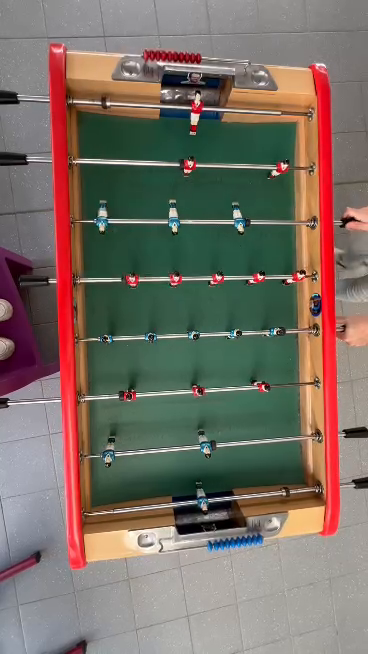
#> input picture frame 76 of Data/babyfoot3.mp4, 368 x 654 px
$ python babyfoot_track.py
#> lines starting #> are read from the running program, lines starting #| are printed output that depends on the picture; after the words box and inside, x2 and y2 are one past the last pixel; in counts of white or black regions, pixels touching at a corner belong together
import cv2 as cv
import numpy as np

def main():
    print("---Début de l'analyse---")

    cap = cv.VideoCapture("Data/babyfoot3.mp4")

    if not cap.isOpened():
        print("Erreur : Echec de lecture.")
        return

    print("Détection en cours...\n")
    print("Pause: p\nPlay: n'importe quelle touche\nQuitter: q\n")

    while True:
        ret, frame = cap.read()
#> frame is the input picture: shape (654, 368, 3); mean B, G, R 101.1, 110.4, 121.5

        if not ret:
            print("-Fin de la vidéo.")
            break


        fen_resized_origine = cv.resize(frame, (0,0), fx=0.75, fy=0.75)
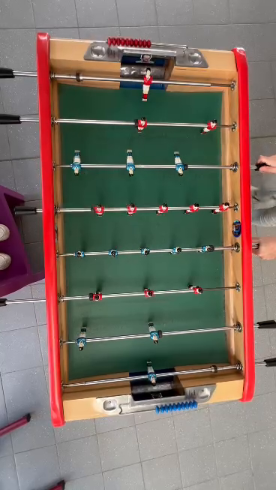
#> fen_resized_origine: shape (490, 276, 3); mean B, G, R 101, 110.4, 121.4

        # Niveau de gris et HSV
        gray = cv.cvtColor(fen_resized_origine, cv.COLOR_BGR2GRAY)
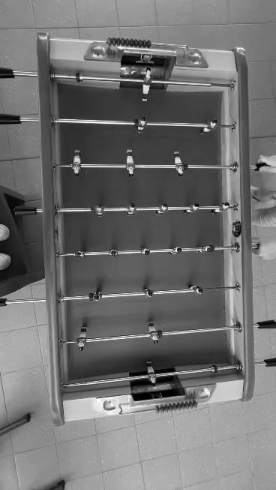
#> gray: shape (490, 276); min 0, max 253, mean 112.6
        hsv = cv.cvtColor(fen_resized_origine, cv.COLOR_BGR2HSV)
#> hsv: shape (490, 276, 3); mean H, S, V 64.8, 77.8, 133
        min_green = np.array([35, 40, 40])
        max_green = np.array([85, 255, 255])

        fen_res = np.zeros_like(fen_resized_origine)

        # Terrain avec masque vert
        mask_green = cv.inRange(hsv,min_green, max_green)
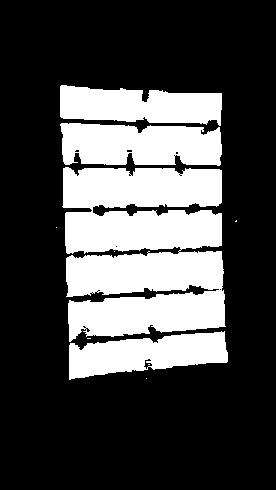
#> mask_green: shape (490, 276); 29% white; 10 white regions (6 under 20 px), largest, box (x1, y1, x2, y2) and area: (62, 167, 226, 342) 23435, (60, 123, 222, 166) 5925, (60, 85, 222, 126) 4943, (69, 331, 228, 380) 4919
        medianBlur = cv.medianBlur(mask_green, 11)
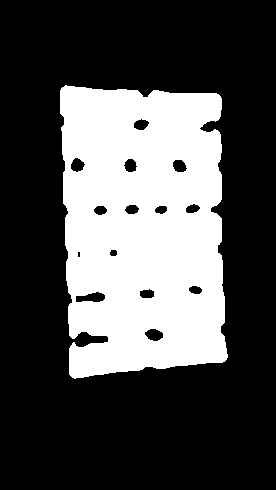
#> medianBlur: shape (490, 276); 30.9% white; 1 white region
        contours, hierrarchy = cv.findContours(medianBlur, cv.RETR_EXTERNAL, cv.CHAIN_APPROX_SIMPLE)
#> contours = 1 contour; box (x1, y1, x2, y2) and area: (60, 85, 228, 379) 42695

        terrain_contour = max(contours, key=cv.contourArea)
#> terrain_contour = contour of 263 points, box (x1, y1, x2, y2) (60, 85, 228, 379), area 42695
        perimetre = cv.arcLength(terrain_contour, True)
#> perimetre = 1057.5
        approx_polygone = cv.approxPolyDP(terrain_contour, 0.04 * perimetre, True)
#> approx_polygone = [[65, 85], [69, 374], [224, 361], [220, 96]]

        mask_rectangle = np.zeros_like(fen_resized_origine)
        cv.drawContours(fen_res, [approx_polygone], -1, (255,255,255), -1)
#> fen_res: shape (490, 276, 3); 32.1% white; 1 white region, box (x1, y1, x2, y2) and area: (65, 85, 225, 375) 43372

        # Balle avec masque jaune-orang
        min_balle = np.array([5, 100, 100])
        max_balle = np.array([25, 255, 255])
        mask_balle = cv.inRange(hsv, min_balle, max_balle)
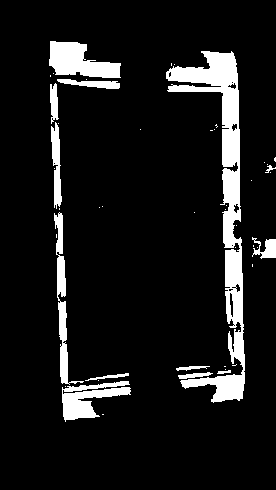
#> mask_balle: shape (490, 276); 9.8% white; 47 white regions (34 under 20 px), largest, box (x1, y1, x2, y2) and area: (166, 51, 245, 403) 7039, (49, 41, 121, 78) 1656, (62, 381, 131, 422) 1378

        # Noyau 5x5 pixels
        kernel = np.ones((5, 5), np.uint8)
        # dilatation grossit le blanc pour recoller les morceaux de la balle
        mask_balle_dilate = cv.dilate(mask_balle, kernel, iterations=1)
#> mask_balle_dilate: shape (490, 276); 15.1% white; 9 white regions, largest, box (x1, y1, x2, y2) and area: (164, 49, 247, 405) 10629, (47, 39, 133, 424) 8829, (250, 235, 276, 261) 579

        mask_balle_blurred = cv.medianBlur(mask_balle_dilate, 3)
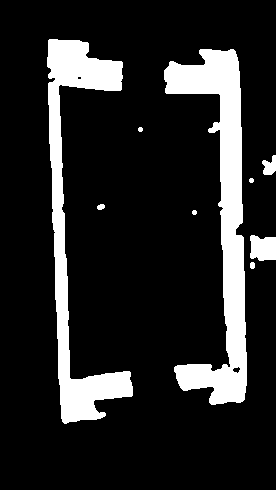
#> mask_balle_blurred: shape (490, 276); 15.1% white; 9 white regions, largest, box (x1, y1, x2, y2) and area: (164, 49, 247, 405) 10637, (47, 39, 133, 424) 8845, (250, 235, 276, 261) 579
        circles = cv.HoughCircles(mask_balle_blurred, cv.HOUGH_GRADIENT, 1, 30, param1=20, param2=10, minRadius=3, maxRadius=10)
#> circles = [[252.5, 265.5, 9.3]]

        if circles is not None:
            # COnversion Int
            circles = np.uint16(np.around(circles))
#> circles = [[252, 266, 9]]

            for c in circles[0,:]:
                center_x, center_y, radius = int(c[0]), int(c[1]), int(c[2])

                if approx_polygone is not None:
                    est_dedans = cv.pointPolygonTest(approx_polygone, (center_x, center_y), False)

                    if est_dedans >= 0:
                        # contour
                        cv.circle(fen_res, (center_x, center_y), radius, (0, 0, 255), 2)
#> this loop made 1 pass
#> (center_x, center_y, radius, est_dedans) on pass 1: (252, 266, 9, -1)

        cv.imshow("Origine", fen_resized_origine)

        cv.imshow("gray_bkurred", mask_balle_blurred)
        edges_debug = cv.Canny(mask_balle_blurred, 10, 20)
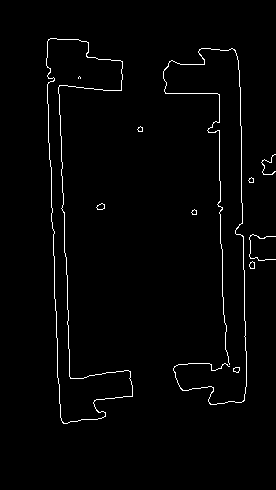
#> edges_debug: shape (490, 276); 1.7% white in thin lines or dots, all inside (x1, y1, x2, y2) = (46, 38, 276, 424)
        cv.imshow("Vision interne (Bords de la balle ?)", edges_debug)

        cv.imshow("Résultat", fen_res)


        key =  cv.waitKey(25) & 0xFF
#> (key q is pressed here)
        if key == ord('q'): # quitter
            break
        elif key == ord('p'): # pause
            cv.waitKey(0)


    #Libération des ressources
    cap.release()
    cv.destroyAllWindows()

if __name__ == "__main__":
    main()

$ run again, starting later in the video
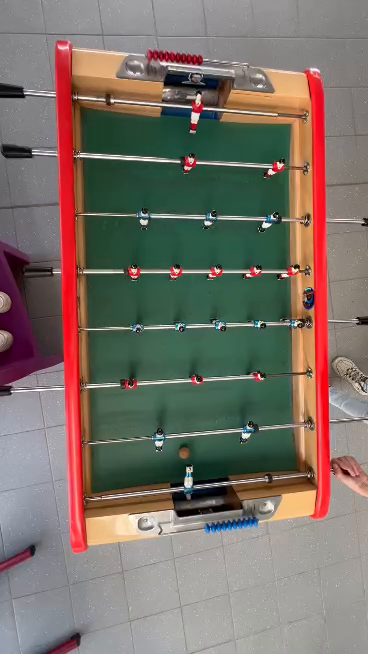
#> input picture frame 344 of Data/babyfoot3.mp4, 368 x 654 px
#> in main, frame is the input picture: shape (654, 368, 3); mean B, G, R 104.2, 112.6, 122.6
#> hsv: shape (490, 276, 3); mean H, S, V 68.7, 73.3, 133.6
#> in main, `mask_green = cv.inRange(hsv,min_green, max_green)`:
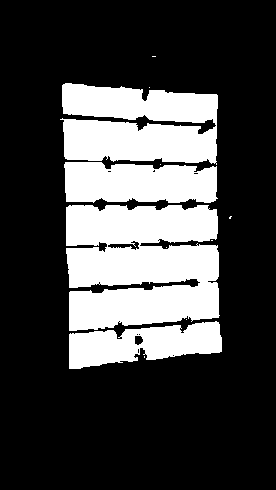
#> mask_green: shape (490, 276); 27.3% white; 12 white regions (8 under 20 px), largest, box (x1, y1, x2, y2) and area: (66, 205, 220, 331) 16507, (60, 83, 218, 165) 10222, (64, 162, 218, 203) 5518, (69, 321, 222, 369) 4667
#> medianBlur: shape (490, 276); 29.1% white; 1 white region
#> contours = 1 contour; box (x1, y1, x2, y2) and area: (62, 83, 222, 369) 40066
#> terrain_contour = contour of 229 points, box (x1, y1, x2, y2) (62, 83, 222, 369), area 40066
#> perimetre = 938.1
#> approx_polygone = [[67, 83], [70, 365], [218, 351], [216, 97]]
#> mask_balle: shape (490, 276); 8.4% white; 43 white regions (30 under 20 px), largest, box (x1, y1, x2, y2) and area: (165, 54, 238, 390) 6241, (55, 119, 124, 375) 1553, (54, 39, 124, 77) 1535
#> mask_balle_dilate: shape (490, 276); 13.3% white; 12 white regions, largest, box (x1, y1, x2, y2) and area: (163, 52, 240, 392) 9530, (52, 37, 133, 411) 7803, (246, 342, 265, 359) 194
#> mask_balle_blurred: shape (490, 276); 13.3% white; 11 white regions, largest, box (x1, y1, x2, y2) and area: (163, 52, 240, 392) 9559, (52, 37, 133, 411) 7815, (246, 342, 265, 359) 191
#> in main, `circles = cv.HoughCircles(mask_balle_blurred, cv.HOUGH_GRADIENT, 1, 30..`: circles = [[137.5, 339.5, 4.6]]
#> in main, `circles = np.uint16(np.around(circles))`: circles = [[138, 340, 5]]
#> the loop in main, `for c in circles[0,:]:` made 1 pass
#> (center_x, center_y, radius, est_dedans) on pass 1: (138, 340, 5, 1)
#> in main, `edges_debug = cv.Canny(mask_balle_blurred, 10, 20)`:
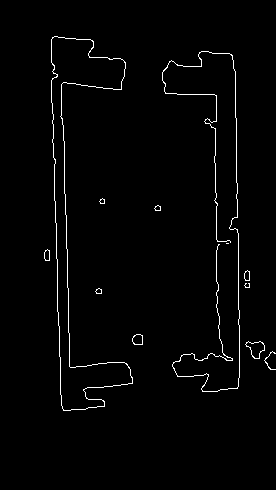
#> edges_debug: shape (490, 276); 1.7% white in thin lines or dots, all inside (x1, y1, x2, y2) = (44, 36, 276, 411)

$ run again, starting later in the video
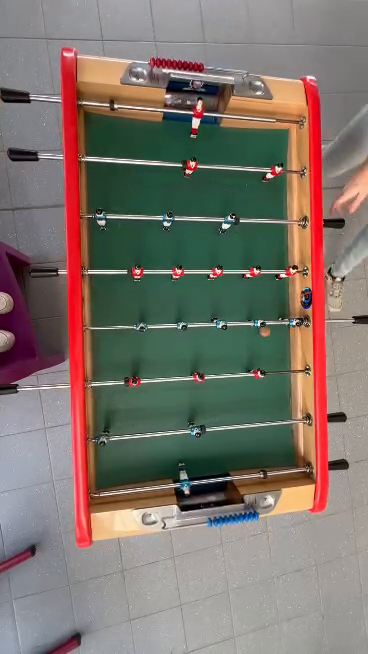
#> input picture frame 612 of Data/babyfoot3.mp4, 368 x 654 px
#> in main, frame is the input picture: shape (654, 368, 3); mean B, G, R 107.8, 115.5, 125.3
#> hsv: shape (490, 276, 3); mean H, S, V 70.9, 69.7, 135.9
#> in main, `mask_green = cv.inRange(hsv,min_green, max_green)`:
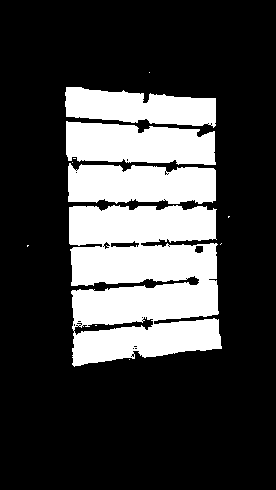
#> mask_green: shape (490, 276); 25.7% white; 12 white regions (8 under 20 px), largest, box (x1, y1, x2, y2) and area: (69, 205, 222, 367) 20030, (66, 121, 216, 165) 5288, (68, 163, 216, 204) 5163, (65, 87, 216, 128) 4252
#> medianBlur: shape (490, 276); 27.3% white; 1 white region
#> contours = 1 contour; box (x1, y1, x2, y2) and area: (65, 87, 221, 366) 37602
#> terrain_contour = contour of 239 points, box (x1, y1, x2, y2) (65, 87, 221, 366), area 37602
#> perimetre = 942.3
#> approx_polygone = [[70, 87], [73, 361], [216, 348], [214, 101]]
#> fen_res: shape (490, 276, 3); 27.9% white; 1 white region, box (x1, y1, x2, y2) and area: (70, 87, 217, 362) 37787
#> mask_balle: shape (490, 276); 7.8% white; 52 white regions (44 under 20 px), largest, box (x1, y1, x2, y2) and area: (164, 60, 237, 385) 6102, (62, 206, 133, 408) 1769, (57, 44, 125, 81) 1445
#> mask_balle_dilate: shape (490, 276); 12.8% white; 18 white regions (1 under 20 px), largest, box (x1, y1, x2, y2) and area: (162, 58, 239, 387) 9028, (55, 42, 135, 410) 6912, (250, 143, 272, 161) 266
#> mask_balle_blurred: shape (490, 276); 12.7% white; 15 white regions, largest, box (x1, y1, x2, y2) and area: (162, 58, 239, 387) 9034, (55, 42, 135, 410) 6926, (250, 119, 276, 161) 509
#> circles = None
#> in main, `edges_debug = cv.Canny(mask_balle_blurred, 10, 20)`:
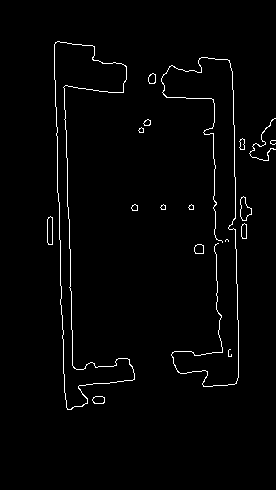
#> edges_debug: shape (490, 276); 1.8% white in thin lines or dots, all inside (x1, y1, x2, y2) = (47, 41, 276, 410)
